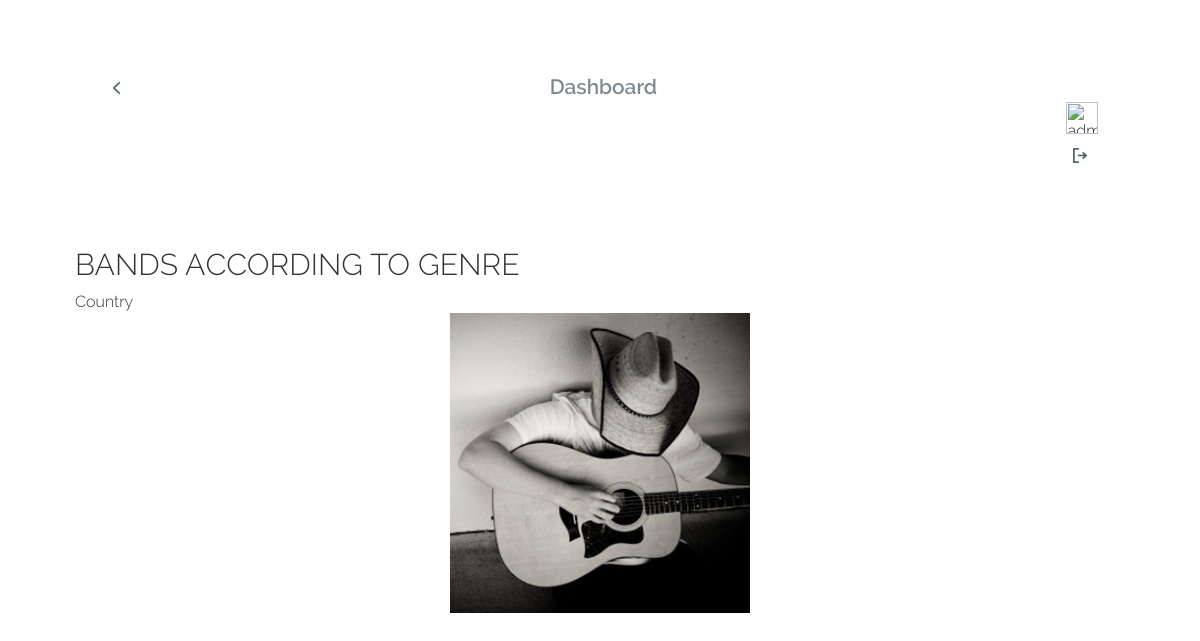
The app's page /SherlPHP/DisplayBandAcctoGenre.php?gname=Country, older data.
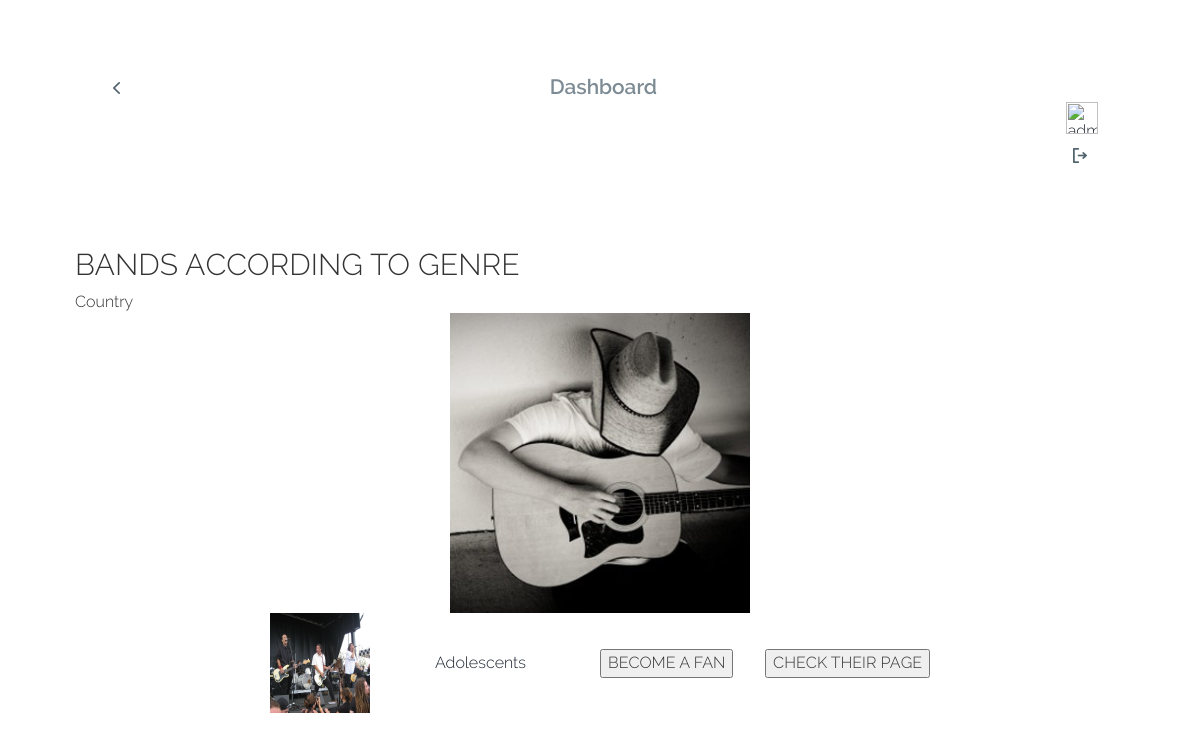
The same page, newer data.
### tables this page shows
CREATE TABLE rel_band_plays_genre   (   bname VARCHAR(50) NOT NULL,
                                        gname VARCHAR(50) NOT NULL,
                                        PRIMARY KEY (bname, gname),
                                        FOREIGN KEY (bname) REFERENCES band(bname),
                                        FOREIGN KEY (gname) REFERENCES genre(gname)
                                    );

### SherlPHP/DisplayBandAccToGenre.php (the view, shortened to what this page needs)
<!DOCTYPE HTML>
<html>
	<head>
		<link href="css/bootstrap.css" rel='stylesheet' type='text/css' />
		<link href="css/style.css" rel='stylesheet' type='text/css' />
   		<link rel="stylesheet" href="fonts/css/font-awesome.min.css">
	</head>
	<body>
    <?php
$uname = $_SESSION['name'];
 ?>
		<div class="container">
			<div class="top-header">
				<link type="text/css" rel="stylesheet" href="css/jquery.mmenu.all.css" />
				<div id="page">
					<div id="header">
						<a href="#menu-left"> </a>
					</div>
				</div>
				<div class="logo">
					<span>Dashboard </span>
				</div>
				<div style="float:right">
					<ul class="user-profile list-unstyled">
						<li><a href="#"> <?php echo "<img src='images/user/$uname.jpg' style='width:32px; height:32px;'title='admin' />"
 ?></a>
						</li>
					</ul>
					<ul class="logout list-unstyled"	>
                    	<li><a href="logout.php"><span> </span></a></li>
					</ul>
				</div>
				<div class="clearfix"> </div>
			</div>
			<div class="content">
            <div style="background-color:#FFF">
            <h2>BANDS ACCORDING TO GENRE</h2>
<?php
include "connectdb.php";
$gname=$_GET['gname'];
echo $gname;
if($stmt = $mysqli->prepare("select distinct bname from rel_band_plays_genre where gname = ? ")) {
	$stmt->bind_param('s', $gname);
  $stmt->execute();
   $stmt->bind_result($bname);
   ?>
   <center>
   <table border ="0" cellspacing="20" >
 <tr >
 <td width="100%" colspan="4" >
    <?php echo "<center><img src='images/genre/$gname.jpg' width='300px' height='300px'/></center>";?>
    </td>
    </tr>
   <tr>
   <?php
    while ($stmt->fetch()) {?>
	<td width="25%"><?php echo "<img src='images/band/$bname.jpg' style='width:100px; height:100px;'/>";?></td>
    <td width="25%"><a href=""><?=$bname;?></a> </td>
    <td width="25%"><input type="submit" value="BECOME A FAN" /></td>
    <td width="25%"><input type="button" value="CHECK THEIR PAGE"/></td>
    <?php
	}
	?>
    </tr>
    </table>
    </center>
	<?php
    }
?>
  </div>
			</div>
		</div>
	</body>
</html>

Row changes from the older to the newer data that the page shows:
added rel_band_plays_genre: bname (picture), bname "Adolescents"
